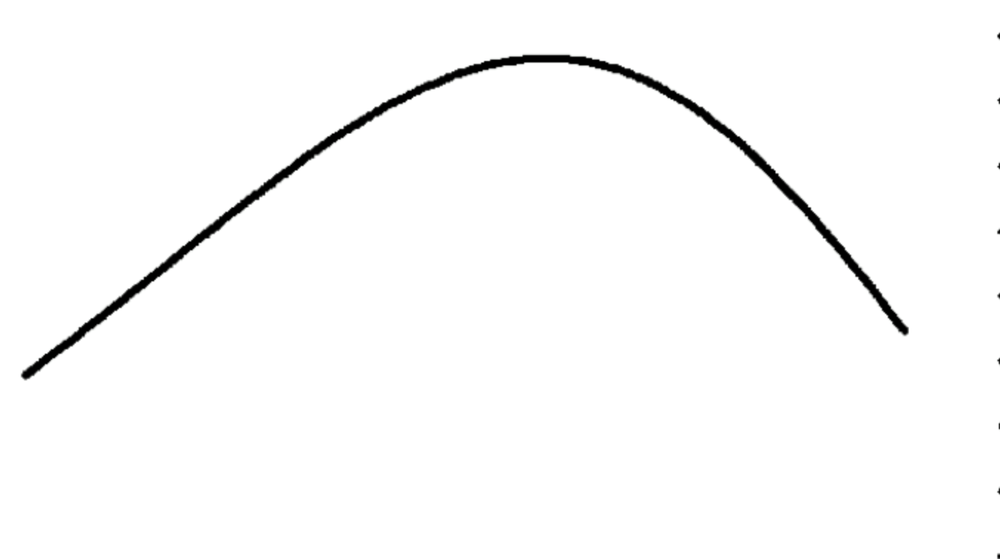
#> input picture graph.png, 1000 x 559 px, shrunk from 1838 x 1028 before the run
$ python getpoints.py
#> lines starting #> are read from the running program, lines starting #| are printed output that depends on the picture
from PIL import Image
from scipy import optimize

threshold = 500
quality = 1
img = Image.open("graph.png")
#> img is the input picture: PIL image 1000x559 RGBA; mean R, G, B, A 250.8, 250.8, 250.8, 255
pix = img.load()

points = []
sz = img.size
#> sz = (1000, 559)

for w in range(0,sz[0],quality):
    for h in range(0,sz[1],quality):
        if(sum(pix[w,h]) < threshold):
            pix[w,h] = (255,0,0,0)
            points.append([w,sz[1]-h])
            break


img.show()
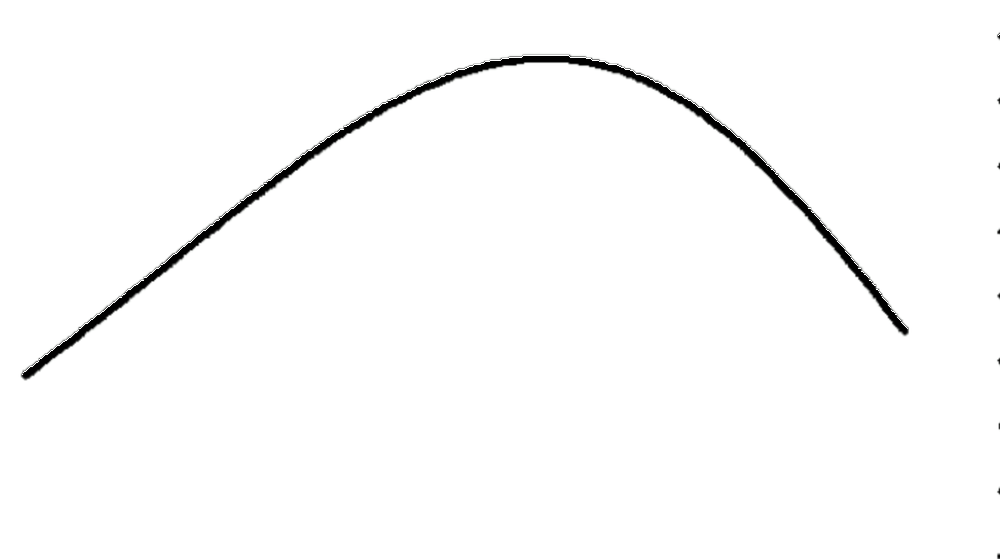
#> shown: PIL image 1000x559 RGBA; mean R, G, B, A 251.1, 250.7, 250.7, 254.6; transparent parts drawn white
